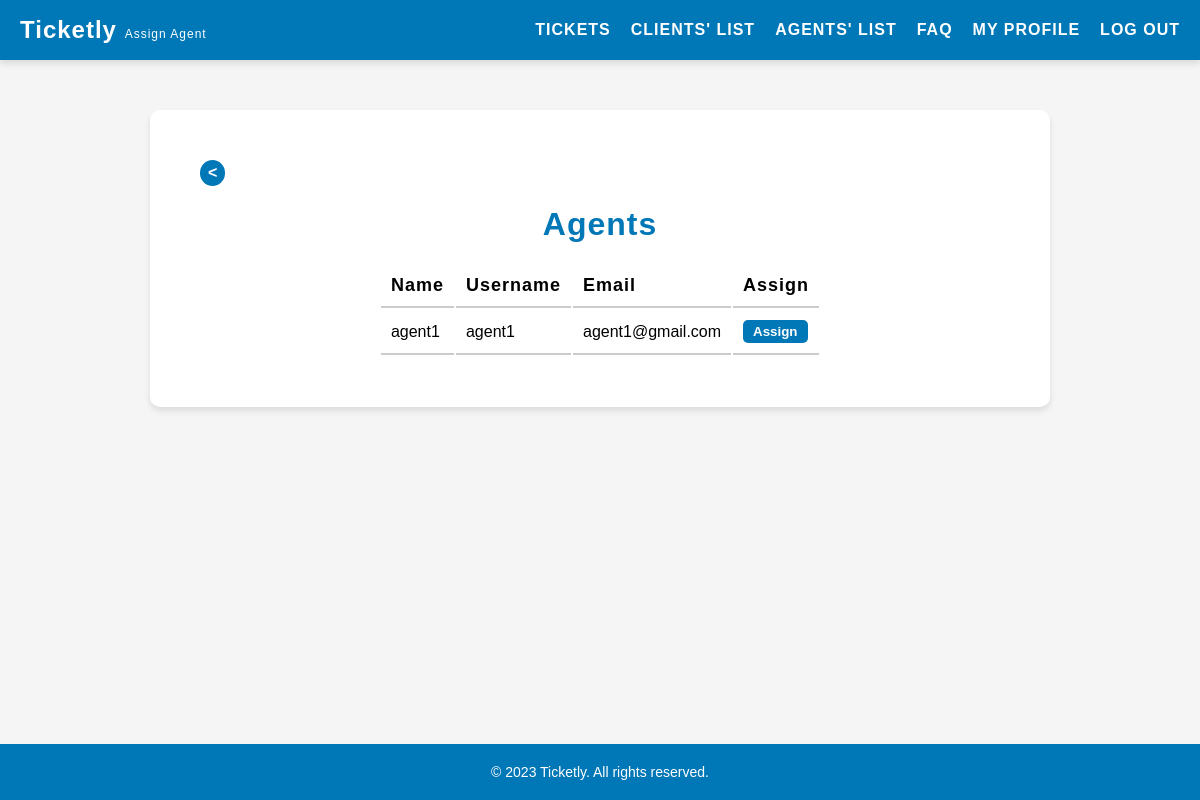
Screenshot of /actions/action_assignTicket.php (signed in) with the database file from the repository.
### tables this page shows
CREATE TABLE users (
    id INTEGER PRIMARY KEY AUTOINCREMENT,
    username VARCHAR(255) NOT NULL UNIQUE,
    password VARCHAR(255) NOT NULL,
    email VARCHAR(255) NOT NULL UNIQUE,
    name VARCHAR(255) NOT NULL,
    role VARCHAR(10) NOT NULL DEFAULT 'client' CHECK (role IN ('client', 'agent', 'admin')),
    department_id INTEGER,
    FOREIGN KEY(department_id) REFERENCES departments(id)
);

### actions/action_assignTicket.php (called while the page is built, shortened)
<?php
    require_once '../templates/assignTicket.tpl.php';
    $session = new Session();
    drawAssignTicket($session);
?>

### database/user.class.php (called while the page is built, shortened)
<?php
    class User {
        public function __construct(?int $id, string $username, string $password, string $email, string $name, string $role, int $departmentId = 1) {
            $this->username = $username;
            $this->email = $email;
            $this->name = $name;
        }
    }
    function getAgents(PDO $db): array {
        $stmt = $db->prepare('SELECT * FROM users WHERE role = ?');
        $stmt->execute(['agent']);
        $agents = [];
        while ($row = $stmt->fetch(PDO::FETCH_ASSOC)) {
            $agents[] = new User(
                (int) $row['id'],
                $row['username'],
                $row['password'],
                $row['email'],
                $row['name'],
                $row['role'],
                (int) $row['department_id']
            );
        }
        return $agents;
    }
?>

### templates/assignTicket.tpl.php (the view, shortened to what this page needs)
<?php function drawAssignTicket(Session $session) {
    ?>
    <!DOCTYPE html>
    <html lang="en">
    <head>
        <link rel="stylesheet" href="../style/listClients.css">
    </head>
    <body>
        <?php include '../templates/header.tpl.php';?>
        <main>
            <a href="../pages/tickets.php" class="back-button"><</a>
            <h2>Agents</h2>
            <section id="agents">
                <table>
                    <tr>
                        <th>Name</th>
                        <th>Username</th>
                        <th>Email</th>
                        <th>Assign</th>
                    </tr>
                    <?php
                        require_once '../database/connection.db.php';
                        require_once '../database/user.class.php';
                        $db = getDatabaseConnection();
                        $agents = getAgents($db);
                        foreach ($agents as $agent) { ?>
                        <tr>
                            <td><?php echo $agent->name ?></td>
                            <td><?php echo $agent->username ?></td>
                            <td><?php echo $agent->email ?></td>
                            <td>
                                <form method="POST" action="../actions/action_assignTicket.php" onsubmit="return confirmAssign();">
                                    <button type="submit" name="assign_ticket">Assign</button>
                                </form>
                            </td>
                        </tr>
                    <?php } ?>
                </table>
            </section>
        </main>
        <?php include '../templates/footer.tpl.php';?>
    </body>
    </html>
<?php } ?>

### style/listClients.css (style rules this page uses)
main { background-color: #fff; padding: 50px; border-radius: 10px; box-shadow: 0 4px 6px rgba(0, 0, 0, 0.1); margin: 50px auto; max-width: 900px; display: flex; flex-direction: column; align-items: center; margin-bottom: 100px; }
main h2 { text-align: center; font-size: 32px; margin-bottom: 20px; font-weight: 600; letter-spacing: 1px; color: #0077b6; }
.back-button { background-color: #0077b6; color: #fff; padding: 4px 8px; border: none; border-radius: 50%; cursor: pointer; transition: all 0.3s ease; align-self: center; margin-bottom: 20px; text-decoration: none; font-weight: bold; margin-left: 0; align-self: flex-start; }
table tr th { font-size: 18px; font-weight: 600; letter-spacing: 1px; text-align: left; padding: 10px; border-bottom: 2px solid #ccc; }
table tr td { padding: 10px; border-bottom: 2px solid #ccc; }
button { display: inline-block; margin-left: auto; padding: 4px 10px; background-color: #0077b6; color: #fff; border-radius: 5px; text-decoration: none; font-weight: bold; border: none; cursor: pointer; }

### style/header.css (style rules this page uses)
* { box-sizing: border-box; margin: 0; padding: 0; }
body { font-family: Arial, sans-serif; background-color: #f5f5f5; }

### rows the page displays
users: name "agent1", username "agent1", email "agent1@gmail.com"
